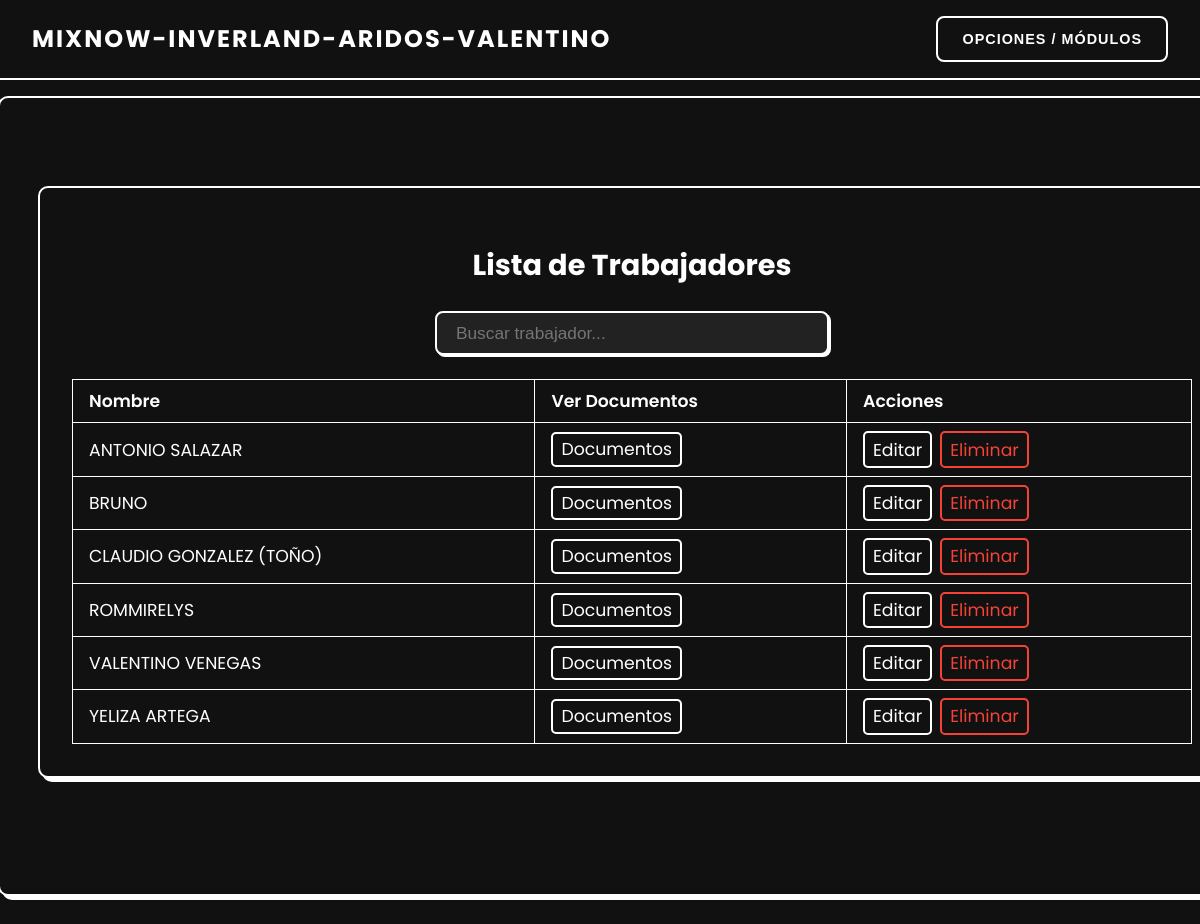
The page /trabajadores/1/ (signed in) on the database as committed earlier.
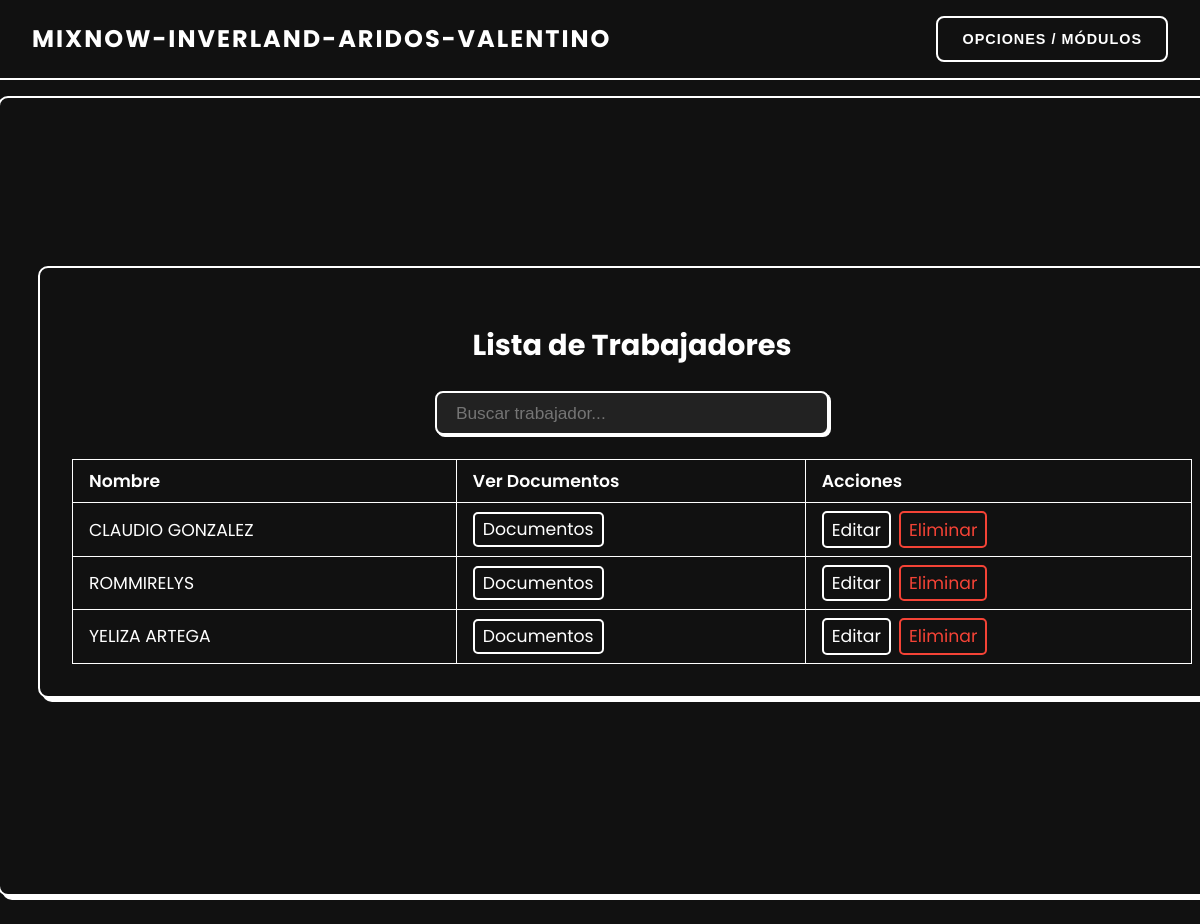
The same page on the database as committed later.
### app/models.py (models this page shows, shortened)
class Trabajadores(models.Model):
    nombre = models.CharField(max_length=100)
    empresa = models.ForeignKey(Empresas, on_delete=models.CASCADE, related_name='trabajadores')

### app/views.py (the view)
# urls.py: path('trabajadores/<int:empresa_id>/', views.Listar_Trabajadores.as_view(), name='listar_trabajadores'),
@method_decorator(user_passes_test(lambda u: u.is_superuser), name='dispatch')
class Listar_Trabajadores(ListView):
    model = Trabajadores
    template_name = "clientes/listar_trabajadores.html"
    context_object_name = "trabajadores"
    def get_queryset(self):
        empresa_id = self.kwargs['empresa_id']
        return Trabajadores.objects.filter(empresa_id=empresa_id)
    def get_context_data(self, **kwargs):
        context = super().get_context_data(**kwargs)
        empresa_id = self.kwargs['empresa_id']
        context['empresa'] = Empresas.objects.get(id=empresa_id)
        return context

### app/templates/clientes/listar_trabajadores.html (shortened to what this page needs)
{% extends "clientes/base.html" %}
{% load static %}
{% block content %}
<div class="wrapper">
    <div class="card-lista">
        <h2 class="title">Lista de Trabajadores</h2>
        <input type="text" id="searchInput" class="search-bar" placeholder="Buscar trabajador...">
        {% if trabajadores %}
        <table class="table" id="clientesTable">
            <thead>
                <tr>
                    <th>Nombre</th>
                    <th>Ver Documentos</th>
                    <th>Acciones</th>
                </tr>
            </thead>
            <tbody>
                {% for t in trabajadores %}
                <tr>
                    <td>{{ t.nombre }}</td>
                    <td>
                        <a href="{% url 'documentos_trabajador' t.id %}" class="btn">Documentos</a>
                    </td>
                    <td>
                        <div style="display: flex; gap: 0.5rem;">
                            <a href="{% url 'editar_trabajadores' t.id %}" class="btn">Editar</a>
                            <a href="{% url 'eliminar_trabajadores' t.id %}" class="btn btn-danger">Eliminar</a>
                        </div>
                    </td>
                </tr>
                {% endfor %}
            </tbody>
        </table>
        {% else %}
        <p class="no-data">No hay trabajadores registrados</p>
        {% endif %}
    </div>
</div>
{% endblock %}

Rows that differ between the two databases and show on the page:
removed Trabajadores: nombre "ANTONIO SALAZAR"
removed Trabajadores: nombre "BRUNO"
removed Trabajadores: nombre "VALENTINO VENEGAS"
changed Trabajadores: nombre "CLAUDIO GONZALEZ (TOÑO)" → "CLAUDIO GONZALEZ"
